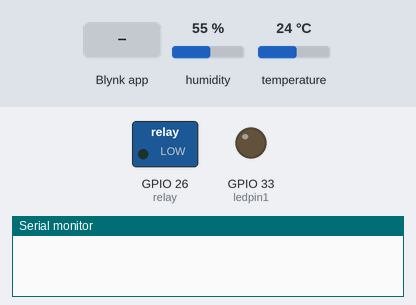
The sketch below on a simulated ESP32. Parts: switched loads named in the sketch (green lamp = pin HIGH), output pins drawn as LEDs (lit = HIGH), the last lines printed to the serial monitor. Inputs (shaded band) come from the test bench; at power-on: humidity 55 %, temperature 24 °C. WiFi joins after 1.5 s; servers stay silent unless stated.

Above: at 3.0 s.
3.1 s: Blynk app writes 1 to V3
At 5.1 s:
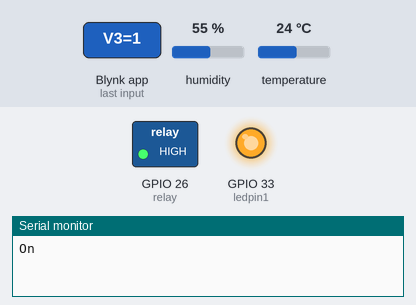
6.1 s: Blynk app writes 0 to V3
At 7.1 s:
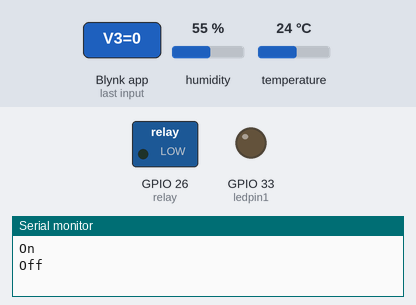
9.1 s: Blynk app writes 200 to V3
At 11.9 s:
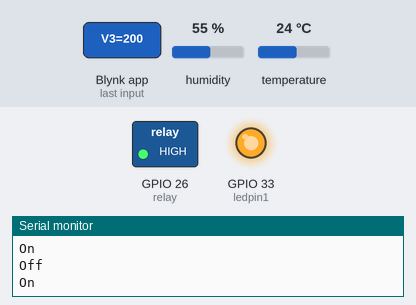
Timing chart, 0 to 13.4 s (numbered marks = the images above; inputs shaded):
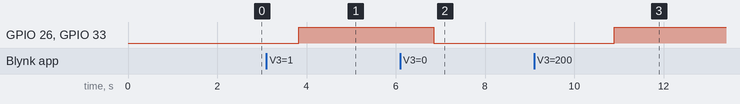

The sketch:

RelayDHT_Blynk.ino
```cpp
#define BLYNK_PRINT Serial
#include <WiFi.h>
#include <WiFiClient.h>
#include <BlynkSimpleEsp32.h>
#include "DHT.h"

char auth[] = "e-bSVzLzJWPWn1t7WPPU0qswoZoW-VJF";

// Your WiFi credentials.
// Set password to "" for open networks.
char ssid[] = "vivo 1609";
char pass[] = "0938413308non";

#define ledpin1 33
#define relay 26
#define DHTPIN 25
#define DHTTYPE DHT11   // DHT 11
DHT dht(DHTPIN, DHTTYPE);

boolean state1 = false;

void setup() {
  Serial.begin(9600);
  Blynk.begin(auth, ssid, pass);
  dht.begin();

  pinMode(ledpin1, OUTPUT);
  pinMode(relay, OUTPUT);


}

void loop() {
  delay(2000);
  float h = dht.readHumidity();
  float t = dht.readTemperature();
  if (isnan(h) || isnan(t) ) { //ถ้าไม่สามารถอ่านค่าอุณหภูมิและความชื้นเก็บใน t และ h ได้
    Serial.println("Failed to read from DHT sensor!");
    return; //กลับไปอ่านค่าใหม่ จนเมื่ออ่านค่าได้
  }
   Blynk.run();
   Blynk.virtualWrite(V1,t); // นำค่าอุณหภูมิจากตัวแปร t ไปเก็บไว้ใน V1 แล้วส่งไปยัง Blynk server
   Blynk.virtualWrite(V2,h);

}


BLYNK_WRITE(V3)
{

 //WidgetLED led1(V2);//ledในapp

 if (state1 == false) {

 state1 = true;
 String text1 = "On";
 Serial.println(text1);
 digitalWrite(ledpin1,HIGH);
 digitalWrite(relay,HIGH);
 //led1.on();
 delay(1000);
 }
 else {
 state1 = false;
  String text1 = "Off";
  Serial.println(text1) ;
  digitalWrite(ledpin1,LOW);
  digitalWrite(relay,LOW);
  //led1.off();
 }
}
```

Measured:
- after the input at 3.1 s, GPIO 26 (relay), GPIO 33 (ledpin1): LOW → HIGH after 0.73 s
- after the input at 6.1 s, GPIO 26 (relay), GPIO 33 (ledpin1): HIGH → LOW after 0.75 s
- after the input at 9.1 s, GPIO 26 (relay), GPIO 33 (ledpin1): LOW → HIGH after 1.8 s
